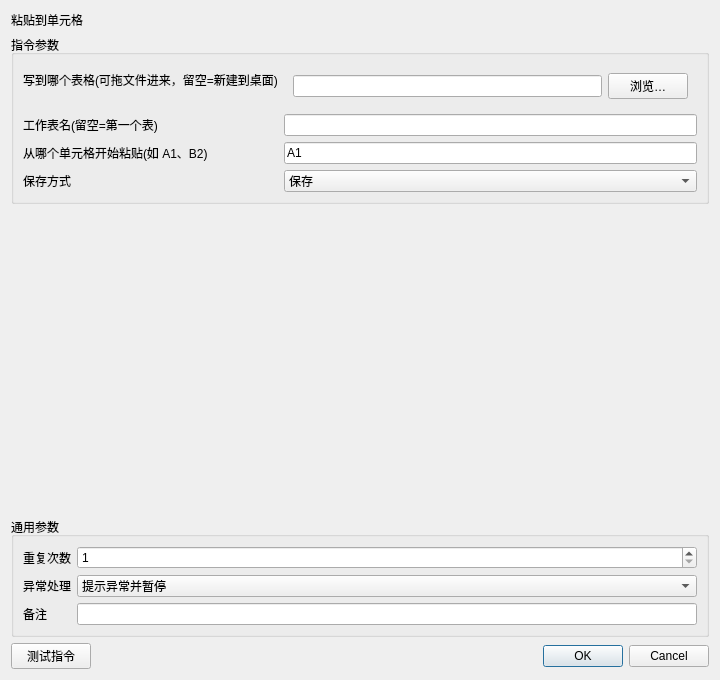
<?xml version="1.0" encoding="UTF-8"?><ui version="4.0"><class>InstructionEditor</class><widget class="QDialog" name="InstructionEditor"><property name="geometry"><rect><x>0</x><y>0</y><width>720</width><height>680</height></rect></property><layout class="QVBoxLayout" name="rootLayout"><item><widget class="QLabel" name="titleLabel"><property name="text"><string>粘贴到单元格</string></property></widget></item><item><widget class="QGroupBox" name="parameterGroupBox"><property name="title"><string>指令参数</string></property><layout class="QFormLayout" name="parameterFormLayout"><item row="0" column="0"><widget class="QLabel" name="label_0"><property name="text"><string>写到哪个表格(可拖文件进来，留空=新建到桌面)</string></property></widget></item><item row="0" column="1"><widget class="QWidget" name="container_0"><layout class="QHBoxLayout" name="fieldLayout_0"><item><widget class="QLineEdit" name="parameter_0"><property name="text"><string></string></property></widget></item><item><widget class="QPushButton" name="auxiliary_0"><property name="text"><string>浏览…</string></property></widget></item></layout></widget></item><item row="1" column="0"><widget class="QLabel" name="label_1"><property name="text"><string>工作表名(留空=第一个表)</string></property></widget></item><item row="1" column="1"><widget class="QLineEdit" name="parameter_1"><property name="text"><string></string></property></widget></item><item row="2" column="0"><widget class="QLabel" name="label_2"><property name="text"><string>从哪个单元格开始粘贴(如 A1、B2)</string></property></widget></item><item row="2" column="1"><widget class="QLineEdit" name="parameter_2"><property name="text"><string>A1</string></property></widget></item><item row="3" column="0"><widget class="QLabel" name="label_3"><property name="text"><string>保存方式</string></property></widget></item><item row="3" column="1"><widget class="QComboBox" name="parameter_3"><item><property name="text"><string>保存</string></property></item><item><property name="text"><string>另存为</string></property></item><property name="currentIndex"><number>0</number></property></widget></item></layout></widget></item><item><spacer name="verticalSpacer"><property name="orientation"><enum>Qt::Vertical</enum></property><property name="sizeHint" stdset="0"><size><width>20</width><height>20</height></size></property></spacer></item>
<item><widget class="QGroupBox" name="commonGroupBox"><property name="title"><string>通用参数</string></property><layout class="QFormLayout" name="commonFormLayout">
<item row="0" column="0"><widget class="QLabel" name="repeatLabel"><property name="text"><string>重复次数</string></property></widget></item><item row="0" column="1"><widget class="QSpinBox" name="repeatSpinBox"><property name="minimum"><number>1</number></property><property name="maximum"><number>999999</number></property><property name="value"><number>1</number></property></widget></item>
<item row="1" column="0"><widget class="QLabel" name="errorPolicyLabel"><property name="text"><string>异常处理</string></property></widget></item><item row="1" column="1"><widget class="QComboBox" name="errorPolicyComboBox"><item><property name="text"><string>自动跳过</string></property></item><item><property name="text"><string>提示异常并暂停</string></property></item><item><property name="text"><string>提示异常并停止</string></property></item><property name="currentIndex"><number>1</number></property></widget></item>
<item row="2" column="0"><widget class="QLabel" name="noteLabel"><property name="text"><string>备注</string></property></widget></item><item row="2" column="1"><widget class="QLineEdit" name="noteEdit"/></item>
</layout></widget></item>
<item><layout class="QHBoxLayout" name="footerLayout"><item><widget class="QPushButton" name="testButton"><property name="text"><string>测试指令</string></property></widget></item><item><spacer name="footerSpacer"><property name="orientation"><enum>Qt::Horizontal</enum></property><property name="sizeHint" stdset="0"><size><width>40</width><height>20</height></size></property></spacer></item><item><widget class="QDialogButtonBox" name="buttonBox"><property name="standardButtons"><set>QDialogButtonBox::Cancel|QDialogButtonBox::Ok</set></property></widget></item></layout></item>
</layout></widget><resources/><connections/></ui>
